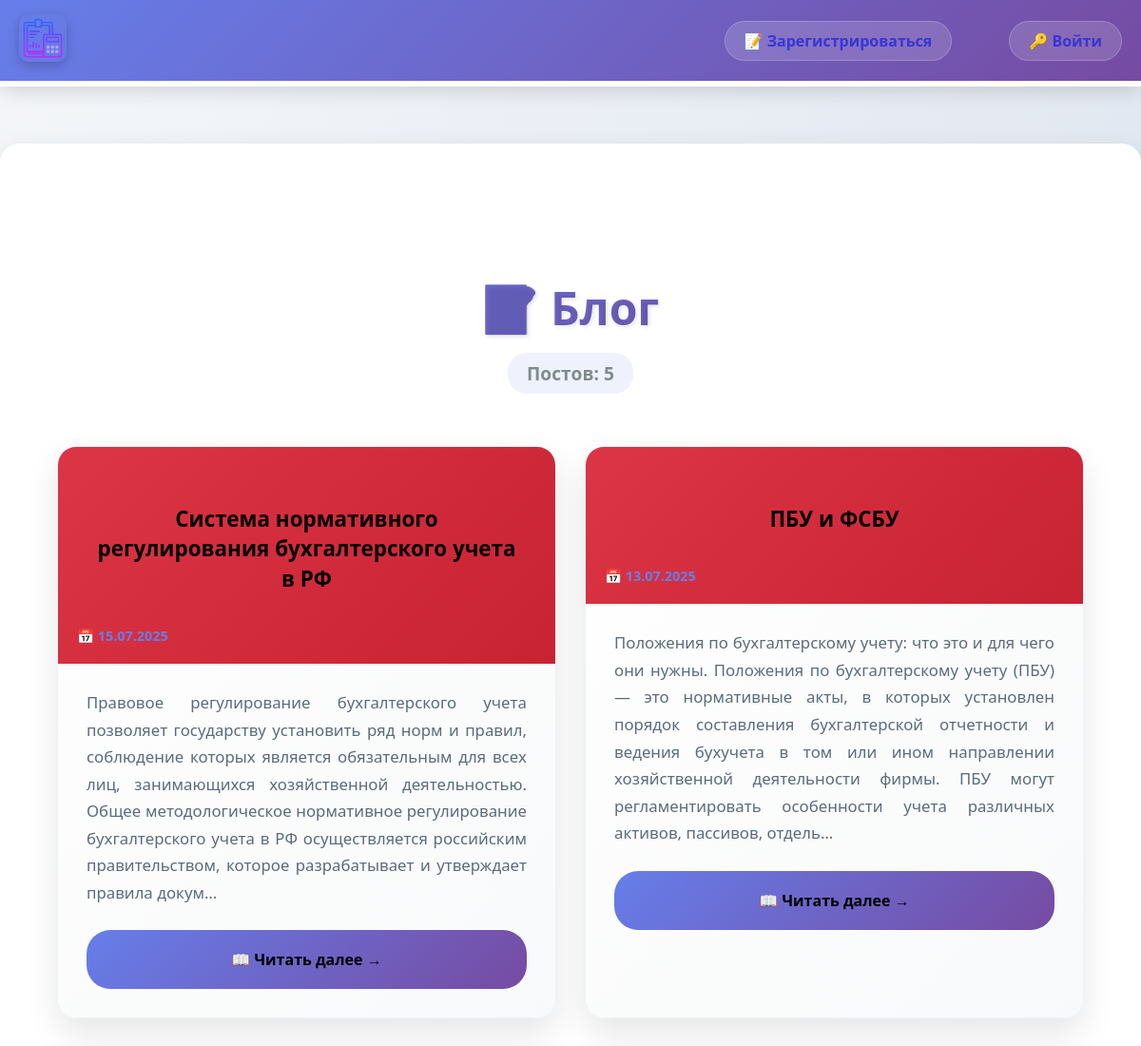
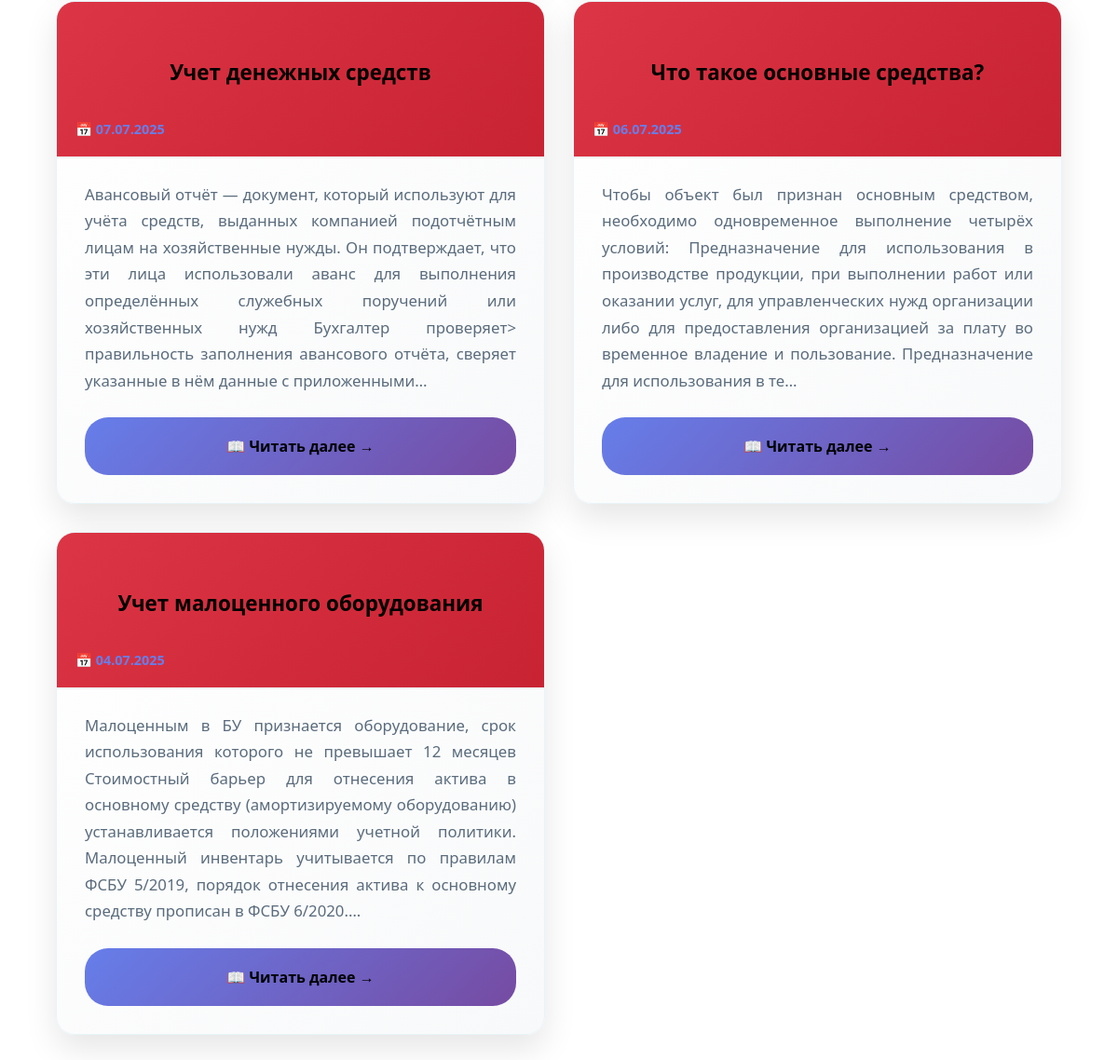
Screenshot of /blog/ with the database file from the repository (2 pictures, top to bottom).
### blog/models.py (models this page shows, shortened)
class Blog(models.Model):
    title = models.CharField(max_length=200)
    description = models.TextField()
    date = models.DateField()

### blog/views.py (the view)
# urls.py: path('', views.blogs, name="blogs"),
def blogs(request):
    blogs = Blog.objects.order_by('-date')
    return render(request, "blog/blogs.html", {"blogs": blogs})

### blog/templates/blog/blogs.html (shortened to what this page needs)
{% extends 'skills/base.html' %}
{% load static %}
{% block content %}
<div class="blog-container">
    <div class="blog-header">
        <h1 class="blog-title">📝 Блог</h1>
        <div class="blog-count">Постов: {{ blogs.count }}</div>
    </div>
    <div class="blogs-grid">
        {% for blog in blogs %}
        <div class="blog-card">
            <div class="card-header">
                <h2 class="blog-card-title">
                    <a href="{% url 'detail' blog.id %}" class="blog-link">
                        {{ blog.title }}
                    </a>
                </h2>
                <div class="blog-date">
                    📅 {{ blog.date|date:'d.m.Y' }}
                </div>
            </div>
            <div class="blog-content">
                <div class="blog-description">
                    {{ blog.description|striptags|truncatechars:360 }}
                </div>
            </div>
            <div class="card-actions">
                <a href="{% url 'detail' blog.id %}" class="read-more-btn">
                    📖 Читать далее →
                </a>
            </div>
        </div>
        {% endfor %}
    </div>
</div>
{% endblock %}

### skills/static/css/style3.css (style rules this page uses)
body { font-family: "Roboto", sans-serif; background: #ccccff; padding: 0; margin: 0; display: flex; flex-direction: column; justify-content: center; background: #f0f0f0; overflow-x: hidden; }
h1 { text-align: center; margin: 60px 0 40px; }
h2 { text-align: center; margin: 20px 0; }
.content h1, .content h2 { color: #003366; }
h1, h2 { color: #003366; }
.content a { color: #000; display: block; padding: 20px; text-decoration: none; }
.card-actions { text-align: center; }
* { margin: 0; padding: 0; box-sizing: border-box; }
body { font-family: 'Segoe UI', Tahoma, Geneva, Verdana, sans-serif; background: linear-gradient(135deg, #f5f7fa 0%, #c3cfe2 100%); min-height: 100vh; }
* { transition: all 0.3s ease; }
.blog-container { max-width: 1200px; margin: 0 auto; padding: 40px 20px; }
.blog-header { text-align: center; margin-bottom: 50px; }
.blog-title { font-size: 3rem; font-weight: 700; color: #2c3e50; margin-bottom: 15px; background: linear-gradient(135deg, #667eea 0%, #764ba2 100%); -webkit-background-clip: text; -webkit-text-fill-color: transparent; background-clip: text; text-shadow: 2px 2px 4px rgba(0,0,0,0.1); }
.blog-count { font-size: 1.2rem; color: #7f8c8d; background: rgba(102, 126, 234, 0.1); padding: 8px 20px; border-radius: 20px; display: inline-block; font-weight: 600; }
.blogs-grid { display: grid; grid-template-columns: repeat(auto-fit, minmax(400px, 1fr)); gap: 30px; margin-top: 40px; }
.blog-card { background: linear-gradient(135deg, #ffffff 0%, #f8f9fa 100%); border-radius: 20px; overflow: hidden; box-shadow: 0 15px 35px rgba(0,0,0,0.1); transition: all 0.3s ease; border: 1px solid #e8f4f8; position: relative; }
.card-header { padding: 30px 30px 20px 30px; border-bottom: 2px solid #f1f3f4; }
.blog-card-title { margin-bottom: 15px; }
.blog-link { color: #2c3e50; text-decoration: none; font-size: 1.4rem; font-weight: 600; transition: color 0.3s ease; line-height: 1.4; }
.blog-date { color: #667eea; font-weight: 600; font-size: 0.9rem; display: flex; align-items: center; gap: 8px; }
.blog-content { padding: 25px 30px; }
.blog-description { color: #5a6c7d; line-height: 1.7; font-size: 1.05rem; text-align: justify; }
.card-actions { padding: 0 30px 30px 30px; text-align: center; }
.read-more-btn { display: inline-block; padding: 12px 25px; background: linear-gradient(135deg, #667eea 0%, #764ba2 100%); color: white; text-decoration: none; border-radius: 25px; font-weight: 600; transition: all 0.3s ease; border: none; cursor: pointer; }
.blog-card { animation: fadeInUp 0.6s ease forwards; }
.blog-card:nth-child(1) { animation-delay: 0.1s; }
.blog-card:nth-child(2) { animation-delay: 0.2s; }
.blog-card:nth-child(3) { animation-delay: 0.3s; }
.blog-card:nth-child(4) { animation-delay: 0.4s; }
.blog-card::before { content: ''; position: absolute; top: 0; left: 0; right: 0; height: 4px; background: linear-gradient(90deg, #667eea, #764ba2); opacity: 0; transition: opacity 0.3s ease; }
.blog-count { position: relative; overflow: hidden; }
.blog-count::before { content: ''; position: absolute; top: 0; left: -100%; width: 100%; height: 100%; background: linear-gradient(90deg, transparent, rgba(255,255,255,0.3), transparent); transition: left 0.5s ease; }
.card-header { border-radius: 15px 15px 0 0 !important; padding: 20px; }
.card-header { border-radius: 15px 15px 0 0 !important; padding: 15px 20px; font-weight: 600; }
.card-header::before { margin-right: 10px; }
.card-header { border-radius: 15px 15px 0 0 !important; padding: 20px; background: linear-gradient(135deg, #dc3545, #c82333) !important; }

### rows the page displays
Blog: title "Система нормативного регулирования бухгалтерского учета в РФ", date "15.07.2025", description "Правовое регулирование бухгалтерского учета позволяет государству установить ряд норм и правил, соблюдение которых является обязательным для всех лиц, занимающихся хозяйственной деятельностью. Общее методологическое нормативное регулирование бухгалтерского учета в РФ осуществляется российским правительством, которое разрабатывает и утверждает правила докум…"
Blog: title "ПБУ и ФСБУ", date "13.07.2025", description "Положения по бухгалтерскому учету: что это и для чего они нужны. Положения по бухгалтерскому учету (ПБУ) — это нормативные акты, в которых установлен порядок составления бухгалтерской отчетности и ведения бухучета в том или ином направлении хозяйственной деятельности фирмы. ПБУ могут регламентировать особенности учета различных активов, пассивов, отдель…"
Blog: title "Учет денежных средств", date "07.07.2025", description "Авансовый отчёт — документ, который используют для учёта средств, выданных компанией подотчётным лицам на хозяйственные нужды. Он подтверждает, что эти лица использовали аванс для выполнения определённых служебных поручений или хозяйственных нужд Бухгалтер проверяет> правильность заполнения авансового отчёта, сверяет указанные в нём данные с приложенными…"
Blog: title "Что такое основные средства?", date "06.07.2025", description "Чтобы объект был признан основным средством, необходимо одновременное выполнение четырёх условий: Предназначение для использования в производстве продукции, при выполнении работ или оказании услуг, для управленческих нужд организации либо для предоставления организацией за плату во временное владение и пользование. Предназначение для использования в те…"
Blog: title "Учет малоценного оборудования", date "04.07.2025", description "Малоценным в БУ признается оборудование, срок использования которого не превышает 12 месяцев Стоимостный барьер для отнесения актива в основному средству (амортизируемому оборудованию) устанавливается положениями учетной политики. Малоценный инвентарь учитывается по правилам ФСБУ 5/2019, порядок отнесения актива к основному средству прописан в ФСБУ 6/2020.…"

### other values shown
{{ blogs.count }} "5"
